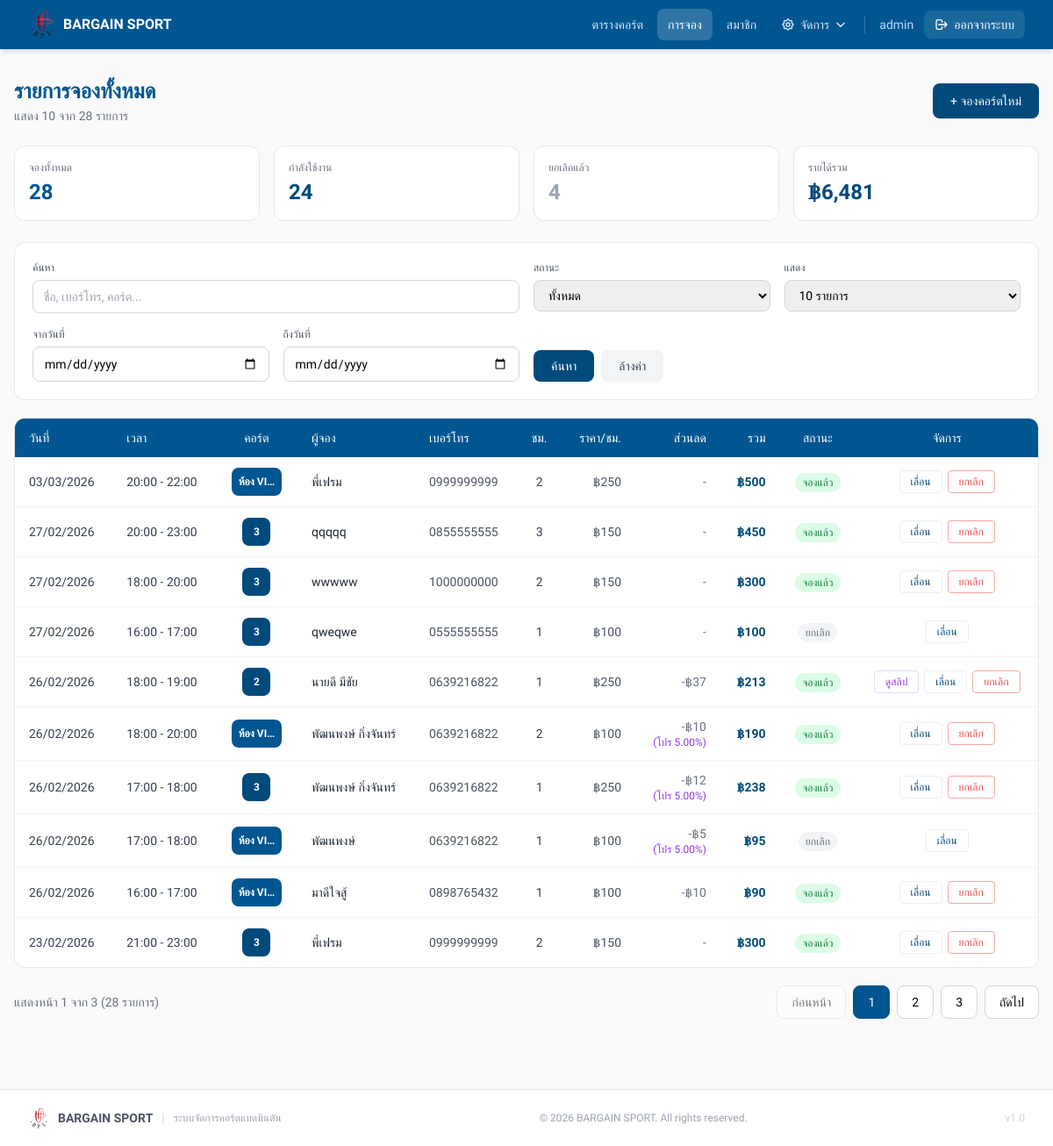
Page /bookings/index.php (signed in) on the committed database.
### tables this page shows
CREATE TABLE `bookings` (
  `id` int NOT NULL AUTO_INCREMENT,
  `court_id` int NOT NULL,
  `customer_name` varchar(100) NOT NULL,
  `customer_phone` varchar(30) DEFAULT NULL,
  `member_id` int DEFAULT NULL,
  `promotion_id` int DEFAULT NULL,
  `promotion_discount_percent` decimal(5,2) DEFAULT NULL,
  `payment_slip_path` varchar(255) DEFAULT NULL,
  `start_datetime` datetime NOT NULL,
  `duration_hours` int NOT NULL,
  `price_per_hour` decimal(10,2) NOT NULL,
  `discount_amount` decimal(10,2) NOT NULL DEFAULT '0.00',
  `total_amount` decimal(10,2) NOT NULL,
  `status` enum('booked','cancelled') NOT NULL DEFAULT 'booked',
  `created_by` int DEFAULT NULL,
  `created_at` timestamp NOT NULL DEFAULT CURRENT_TIMESTAMP,
  `updated_at` timestamp NULL DEFAULT NULL,
  PRIMARY KEY (`id`),
  KEY `fk_bookings_court` (`court_id`),
  KEY `fk_bookings_user` (`created_by`),
  KEY `idx_member_id` (`member_id`),
  KEY `idx_promotion_id` (`promotion_id`),
  CONSTRAINT `bookings_ibfk_1` FOREIGN KEY (`member_id`) REFERENCES `members` (`id`) ON DELETE SET NULL,
  CONSTRAINT `fk_bookings_court` FOREIGN KEY (`court_id`) REFERENCES `courts` (`id`) ON DELETE CASCADE,
  CONSTRAINT `fk_bookings_promotion` FOREIGN KEY (`promotion_id`) REFERENCES `promotions` (`id`) ON DELETE SET NULL ON UPDATE CASCADE,
  CONSTRAINT `fk_bookings_user` FOREIGN KEY (`created_by`) REFERENCES `users` (`id`) ON DELETE SET NULL ON UPDATE CASCADE
);

CREATE TABLE `courts` (
  `id` int NOT NULL AUTO_INCREMENT,
  `court_no` int NOT NULL,
  `vip_room_name` varchar(100) DEFAULT NULL COMMENT 'ชื่อห้อง VIP',
  `status` enum('Available','Booked','In Use','Maintenance') DEFAULT 'Available',
  `is_vip` tinyint(1) NOT NULL DEFAULT '0',
  `court_type` enum('normal','vip') DEFAULT 'normal' COMMENT 'ประเภทคอร์ต: normal=ปกติ, vip=VIP',
  `vip_price` decimal(10,2) DEFAULT NULL COMMENT 'ราคาพิเศษสำหรับคอร์ต VIP (บาท/ชั่วโมง)',
  `normal_price` decimal(10,2) DEFAULT NULL COMMENT 'ราคาคงที่สำหรับคอร์ตปกติ (optional)',
  `pricing_group_id` int DEFAULT NULL,
  PRIMARY KEY (`id`),
  KEY `idx_court_type` (`court_type`),
  KEY `fk_court_pg` (`pricing_group_id`),
  CONSTRAINT `fk_court_pg` FOREIGN KEY (`pricing_group_id`) REFERENCES `pricing_groups` (`id`) ON DELETE SET NULL
);

### bookings/index.php (the view, shortened to what this page needs)
<?php
require_once __DIR__.'/../config/db.php';
$search = trim($_GET['search'] ?? '');
$date_from = $_GET['date_from'] ?? '';
$date_to = $_GET['date_to'] ?? '';
$per_page = isset($_GET['per_page']) && $_GET['per_page'] !== 'all' ? (int)$_GET['per_page'] : 10;
$page = max(1, (int)($_GET['page'] ?? 1));
$where = ['1=1'];
$params = [];
$whereClause = implode(' AND ', $where);
$countStmt = $pdo->prepare("SELECT COUNT(*) FROM bookings b JOIN courts c ON b.court_id=c.id WHERE $whereClause");
$countStmt->execute($params);
$totalRecords = $countStmt->fetchColumn();
$offset = 0;
$totalPages = 1;
if ($per_page > 0) {
    $totalPages = max(1, ceil($totalRecords / $per_page));
    $page = min($page, $totalPages);
    $offset = ($page - 1) * $per_page;
}
$query = "SELECT b.*, c.court_no, c.vip_room_name, c.court_type, c.is_vip FROM bookings b JOIN courts c ON b.court_id=c.id WHERE $whereClause ORDER BY b.start_datetime DESC";
if ($per_page > 0) {
    $query .= " LIMIT $per_page OFFSET $offset";
}
$stmt = $pdo->prepare($query);
$stmt->execute($params);
$rows = $stmt->fetchAll();
$bookedCount = $pdo->prepare("SELECT COUNT(*) FROM bookings b JOIN courts c ON b.court_id=c.id WHERE $whereClause AND b.status='booked'");
$bookedCount->execute($params);
$bookedTotal = $bookedCount->fetchColumn();
$cancelledCount = $pdo->prepare("SELECT COUNT(*) FROM bookings b JOIN courts c ON b.court_id=c.id WHERE $whereClause AND b.status='cancelled'");
$cancelledCount->execute($params);
$cancelledTotal = $cancelledCount->fetchColumn();
$revenueStmt = $pdo->prepare("SELECT SUM(b.total_amount) FROM bookings b JOIN courts c ON b.court_id=c.id WHERE $whereClause AND b.status='booked'");
$revenueStmt->execute($params);
$totalRevenue = $revenueStmt->fetchColumn() ?? 0;
?>
<!doctype html>
<html lang="th">
<head>
<script src="https://cdn.tailwindcss.com"></script>
</head>
<body style="background:#FAFAFA;" class="min-h-screen">
<?php include __DIR__.'/../includes/header.php'; ?>
<div class="max-w-7xl mx-auto px-4 py-8">
  <div class="flex flex-col sm:flex-row justify-between items-start sm:items-center gap-4 mb-6">
    <div>
      <h1 style="color:#005691;" class="text-2xl font-bold">รายการจองทั้งหมด</h1>
      <p class="text-gray-500 text-sm mt-0.5">แสดง <?= count($rows) ?> จาก <?= $totalRecords ?> รายการ</p>
    </div>
    <a href="create.php"
       style="background:#004A7C;"
       class="px-5 py-2.5 text-white text-sm font-medium rounded-lg hover:opacity-90 transition-opacity">
      + จองคอร์ตใหม่
    </a>
  </div>
  <div class="grid grid-cols-2 sm:grid-cols-4 gap-4 mb-6">
    <div class="bg-white rounded-xl border border-gray-200 p-4">
      <p class="text-gray-500 text-xs mb-1">จองทั้งหมด</p>
      <p style="color:#005691;" class="text-2xl font-bold"><?= $totalRecords ?></p>
    </div>
    <div class="bg-white rounded-xl border border-gray-200 p-4">
      <p class="text-gray-500 text-xs mb-1">กำลังใช้งาน</p>
      <p style="color:#004A7C;" class="text-2xl font-bold"><?= $bookedTotal ?></p>
    </div>
    <div class="bg-white rounded-xl border border-gray-200 p-4">
      <p class="text-gray-500 text-xs mb-1">ยกเลิกแล้ว</p>
      <p class="text-2xl font-bold text-gray-400"><?= $cancelledTotal ?></p>
    </div>
    <div class="bg-white rounded-xl border border-gray-200 p-4">
      <p class="text-gray-500 text-xs mb-1">รายได้รวม</p>
      <p style="color:#004A7C;" class="text-2xl font-bold">฿<?= number_format($totalRevenue, 0) ?></p>
    </div>
  </div>
  <div class="bg-white rounded-xl border border-gray-200 p-5 mb-5">
    <form method="get" class="space-y-4">
      <div class="grid grid-cols-1 md:grid-cols-2 lg:grid-cols-4 gap-4">
        <div class="lg:col-span-2">
          <label class="block text-xs font-medium text-gray-600 mb-1.5">ค้นหา</label>
          <input type="text" name="search" value="<?= htmlspecialchars($search) ?>"
                 placeholder="ชื่อ, เบอร์โทร, คอร์ต..."
                 class="w-full px-3 py-2 border border-gray-300 rounded-lg focus:border-[#005691] focus:ring-2 focus:ring-[#005691]/20 outline-none text-sm">
        </div>
        <div>
          <label class="block text-xs font-medium text-gray-600 mb-1.5">สถานะ</label>
          <select name="status"
                  class="w-full px-3 py-2 border border-gray-300 rounded-lg focus:border-[#005691] focus:ring-2 focus:ring-[#005691]/20 outline-none text-sm">
            <option value="">ทั้งหมด</option>
          </select>
        </div>
        <div>
          <label class="block text-xs font-medium text-gray-600 mb-1.5">แสดง</label>
          <select name="per_page"
                  class="w-full px-3 py-2 border border-gray-300 rounded-lg focus:border-[#005691] focus:ring-2 focus:ring-[#005691]/20 outline-none text-sm">
            <option value="10" <?= $per_page === 10 ? 'selected' : '' ?>>10 รายการ</option>
          </select>
        </div>
        <div>
          <label class="block text-xs font-medium text-gray-600 mb-1.5">จากวันที่</label>
          <input type="date" name="date_from" value="<?= htmlspecialchars($date_from) ?>"
                 class="w-full px-3 py-2 border border-gray-300 rounded-lg focus:border-[#005691] focus:ring-2 focus:ring-[#005691]/20 outline-none text-sm">
        </div>
        <div>
          <label class="block text-xs font-medium text-gray-600 mb-1.5">ถึงวันที่</label>
          <input type="date" name="date_to" value="<?= htmlspecialchars($date_to) ?>"
                 class="w-full px-3 py-2 border border-gray-300 rounded-lg focus:border-[#005691] focus:ring-2 focus:ring-[#005691]/20 outline-none text-sm">
        </div>
        <div class="lg:col-span-2 flex gap-2 items-end">
          <button type="submit"
                  style="background:#004A7C;"
                  class="px-5 py-2 text-white text-sm font-medium rounded-lg hover:opacity-90 transition-opacity">
            ค้นหา
          </button>
          <a href="index.php"
             class="px-5 py-2 bg-gray-100 text-gray-700 text-sm font-medium rounded-lg hover:bg-gray-200 transition-colors">
            ล้างค่า
          </a>
        </div>
      </div>
    </form>
  </div>
  <div class="bg-white rounded-xl border border-gray-200 overflow-hidden">
    <div class="hidden md:block overflow-x-auto">
      <?php if (count($rows) > 0): ?>
      <table class="w-full text-sm">
        <thead>
          <tr style="background:#005691;" class="text-white text-left">
            <th class="px-4 py-3 font-medium">วันที่</th>
            <th class="px-4 py-3 font-medium">เวลา</th>
            <th class="px-4 py-3 font-medium text-center">คอร์ต</th>
            <th class="px-4 py-3 font-medium">ผู้จอง</th>
            <th class="px-4 py-3 font-medium">เบอร์โทร</th>
            <th class="px-4 py-3 font-medium text-center">ชม.</th>
            <th class="px-4 py-3 font-medium text-right">ราคา/ชม.</th>
            <th class="px-4 py-3 font-medium text-right">ส่วนลด</th>
            <th class="px-4 py-3 font-medium text-right">รวม</th>
            <th class="px-4 py-3 font-medium text-center">สถานะ</th>
            <th class="px-4 py-3 font-medium text-center">จัดการ</th>
          </tr>
        </thead>
        <tbody class="divide-y divide-gray-100">
          <?php foreach($rows as $r):
            $s = new DateTime($r['start_datetime']);
            $isBooked = $r['status'] === 'booked';
            $isVipCourt = ($r['court_type'] === 'vip' || $r['is_vip'] == 1);
            $courtLabel = $isVipCourt ? ($r['vip_room_name'] ?? 'VIP') : $r['court_no'];
          ?>
          <tr class="hover:bg-gray-50 transition-colors">
            <td class="px-4 py-3 text-gray-700"><?=$s->format('d/m/Y')?></td>
            <td class="px-4 py-3 text-gray-700">
              <?=$s->format('H:i')?> - <?=(clone $s)->modify('+'.$r['duration_hours'].' hour')->format('H:i')?>
            </td>
            <td class="px-4 py-3 text-center">
              <?php if ($isVipCourt): ?>
              <span style="background:#005691;" class="inline-flex items-center justify-center px-2 h-8 text-white rounded-lg text-xs font-bold whitespace-nowrap max-w-[7rem] overflow-hidden" title="<?= htmlspecialchars($courtLabel) ?>">
                <?= htmlspecialchars(mb_strimwidth($courtLabel, 0, 8, '…')) ?>
              </span>
              <?php else: ?>
              <span style="background:#004A7C;" class="inline-flex items-center justify-center w-8 h-8 text-white rounded-lg text-xs font-bold">
                <?= htmlspecialchars($courtLabel) ?>
              </span>
              <?php endif; ?>
            </td>
            <td class="px-4 py-3 text-gray-800"><?=htmlspecialchars($r['customer_name'])?></td>
            <td class="px-4 py-3 text-gray-600"><?=htmlspecialchars($r['customer_phone'])?></td>
            <td class="px-4 py-3 text-center text-gray-700"><?=$r['duration_hours']?></td>
            <td class="px-4 py-3 text-right text-gray-600">฿<?=number_format($r['price_per_hour'],0)?></td>
            <td class="px-4 py-3 text-right text-gray-500">
              <?php if ($r['discount_amount'] > 0): ?>
                -฿<?= number_format($r['discount_amount'], 0) ?>
                <?php if (!empty($r['promotion_discount_percent'])): ?>
                <span class="text-xs text-purple-600 block">(โปร <?= $r['promotion_discount_percent'] ?>%)</span>
                <?php endif; ?>
              <?php else: ?>-<?php endif; ?>
            </td>
            <td style="color:#004A7C;" class="px-4 py-3 text-right font-semibold">฿<?=number_format($r['total_amount'],0)?></td>
            <td class="px-4 py-3 text-center">
              <span class="text-xs px-2 py-1 rounded-full <?= $isBooked ? 'bg-green-100 text-green-700' : 'bg-gray-100 text-gray-500' ?>">
                <?= $isBooked ? 'จองแล้ว' : 'ยกเลิก' ?>
              </span>
            </td>
            <td class="px-4 py-3">
              <div class="flex gap-1.5 justify-center flex-wrap">
                <?php if (!empty($r['payment_slip_path'])): ?>
                <button onclick="viewSlip('<?= htmlspecialchars($r['payment_slip_path'], ENT_QUOTES) ?>')"
                        class="px-3 py-1 border border-purple-200 text-purple-600 rounded text-xs hover:bg-purple-50 transition-colors">
                    ดูสลิป
                </button>
                <?php endif; ?>
                <a href="update.php?id=<?=$r['id']?>"
                   style="color:#004A7C; border-color:#E8F1F5;"
                   class="px-3 py-1 border rounded text-xs hover:bg-[#FAFAFA] transition-colors">เลื่อน</a>
                <?php if($isBooked): ?>
                <a href="cancel.php?id=<?=$r['id']?>"
                   onclick="return confirm('ยืนยันยกเลิกการจอง?')"
                   class="px-3 py-1 border border-red-300 text-red-500 rounded text-xs hover:bg-red-50 transition-colors">ยกเลิก</a>
                <?php endif; ?>
              </div>
            </td>
          </tr>
          <?php endforeach; ?>
        </tbody>
      </table>
      <?php endif; ?>
    </div>
  </div>
  <?php if ($per_page > 0 && $totalPages > 1): ?>
  <div class="mt-5 flex flex-col sm:flex-row justify-between items-center gap-4">
    <p class="text-sm text-gray-500">
      แสดงหน้า <?= $page ?> จาก <?= $totalPages ?> (<?= number_format($totalRecords) ?> รายการ)
    </p>
    <div class="flex gap-2">
      <?php
      $queryParams = $_GET;
      $queryParams['page'] = max(1, $page - 1);
      $prevLink = 'index.php?' . http_build_query($queryParams);
      $queryParams['page'] = min($totalPages, $page + 1);
      $nextLink = 'index.php?' . http_build_query($queryParams);
      ?>
      <a href="<?= $prevLink ?>"
         class="px-4 py-2 bg-white border border-gray-300 rounded-lg text-sm hover:bg-gray-50 transition-colors <?= $page <= 1 ? 'opacity-50 pointer-events-none' : '' ?>">
        ก่อนหน้า
      </a>
      <?php
      $startPage = max(1, $page - 2);
      $endPage = min($totalPages, $page + 2);
      for ($i = $startPage; $i <= $endPage; $i++):
        $queryParams['page'] = $i;
        $pageLink = 'index.php?' . http_build_query($queryParams);
      ?>
        <a href="<?= $pageLink ?>"
           class="px-4 py-2 border rounded-lg text-sm transition-colors <?= $i === $page ? 'bg-[#005691] text-white border-[#005691]' : 'bg-white border-gray-300 hover:bg-gray-50' ?>">
          <?= $i ?>
        </a>
      <?php endfor; ?>
      <a href="<?= $nextLink ?>"
         class="px-4 py-2 bg-white border border-gray-300 rounded-lg text-sm hover:bg-gray-50 transition-colors <?= $page >= $totalPages ? 'opacity-50 pointer-events-none' : '' ?>">
        ถัดไป
      </a>
    </div>
  </div>
  <?php endif; ?>
</div>
<?php include __DIR__.'/../includes/footer.php'; ?>
</body>
</html>

### includes/header.php (style rules this page uses)
* { font-family: 'Prompt', sans-serif !important; }

### rows in the picture
bookings: start_datetime "03/03/2026", start_datetime "20:00", start_datetime+duration_hours "22:00", court.vip_room_name "ห้อง VI…", customer_name "พี่เฟรม", customer_phone "0999999999", duration_hours "2", price_per_hour "250", total_amount "500", status "จองแล้ว"
bookings: start_datetime "27/02/2026", start_datetime "20:00", start_datetime+duration_hours "23:00", court.court_no "3", customer_name "qqqqq", customer_phone "0855555555", duration_hours "3", price_per_hour "150", total_amount "450", status "จองแล้ว"
bookings: start_datetime "27/02/2026", start_datetime "18:00", start_datetime+duration_hours "20:00", court.court_no "3", customer_name "wwwww", customer_phone "1000000000", duration_hours "2", price_per_hour "150", total_amount "300", status "จองแล้ว"
bookings: start_datetime "27/02/2026", start_datetime "16:00", start_datetime+duration_hours "17:00", court.court_no "3", customer_name "qweqwe", customer_phone "0555555555", duration_hours "1", price_per_hour "100", total_amount "100", status "ยกเลิก"
bookings: start_datetime "26/02/2026", start_datetime "18:00", start_datetime+duration_hours "19:00", court.court_no "2", customer_name "นายดี มีชัย", customer_phone "0639216822", duration_hours "1", price_per_hour "250", discount_amount "37", total_amount "213", status "จองแล้ว"
bookings: start_datetime "26/02/2026", start_datetime "18:00", start_datetime+duration_hours "20:00", court.vip_room_name "ห้อง VI…", customer_name "พัฒนพงษ์ กิ่งจันทร์", customer_phone "0639216822", duration_hours "2", price_per_hour "100", discount_amount "10", promotion_discount_percent "5.00", total_amount "190", status "จองแล้ว"
bookings: start_datetime "26/02/2026", start_datetime "17:00", start_datetime+duration_hours "18:00", court.court_no "3", customer_name "พัฒนพงษ์ กิ่งจันทร์", customer_phone "0639216822", duration_hours "1", price_per_hour "250", discount_amount "12", promotion_discount_percent "5.00", total_amount "238", status "จองแล้ว"
bookings: start_datetime "26/02/2026", start_datetime "17:00", start_datetime+duration_hours "18:00", court.vip_room_name "ห้อง VI…", customer_name "พัฒนพงษ์", customer_phone "0639216822", duration_hours "1", price_per_hour "100", discount_amount "5", promotion_discount_percent "5.00", total_amount "95", status "ยกเลิก"
bookings: start_datetime "26/02/2026", start_datetime "16:00", start_datetime+duration_hours "17:00", court.vip_room_name "ห้อง VI…", customer_name "มาดีใจสู้", customer_phone "0898765432", duration_hours "1", price_per_hour "100", discount_amount "10", total_amount "90", status "จองแล้ว"
bookings: start_datetime "23/02/2026", start_datetime "21:00", start_datetime+duration_hours "23:00", court.court_no "3", customer_name "พี่เฟรม", customer_phone "0999999999", duration_hours "2", price_per_hour "150", total_amount "300", status "จองแล้ว"

### other values in the picture
$_username "admin"
count($rows) "10"
$totalRecords "28"
$bookedTotal "24"
$cancelledTotal "4"
$totalRevenue "6,481"
$page "1"
$totalPages "3"
